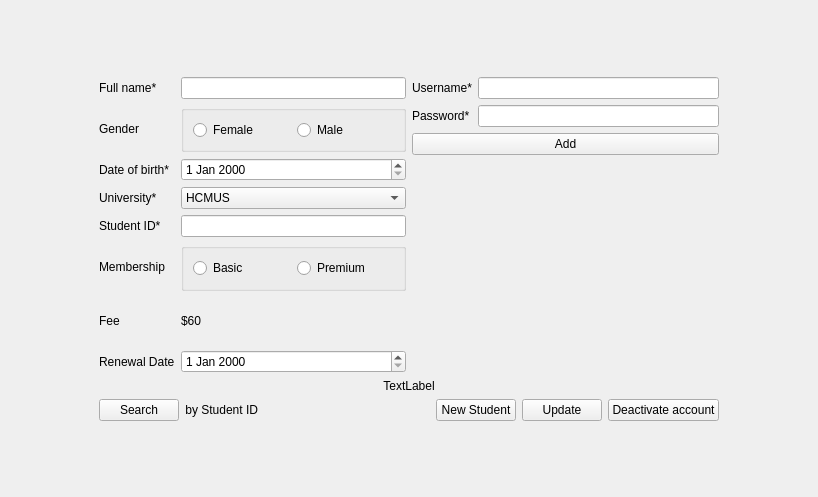
<?xml version="1.0" encoding="UTF-8"?>
<ui version="4.0">
 <class>ModifyUserWidget</class>
 <widget class="QWidget" name="ModifyUserWidget">
  <property name="geometry">
   <rect>
    <x>0</x>
    <y>0</y>
    <width>818</width>
    <height>497</height>
   </rect>
  </property>
  <property name="windowTitle">
   <string>Form</string>
  </property>
  <layout class="QGridLayout" name="gridLayout_4" rowstretch="0,0,0" columnstretch="1,7,1" columnminimumwidth="0,1,0">
   <item row="0" column="1">
    <spacer name="verticalSpacer_2">
     <property name="orientation">
      <enum>Qt::Vertical</enum>
     </property>
     <property name="sizeHint" stdset="0">
      <size>
       <width>20</width>
       <height>45</height>
      </size>
     </property>
    </spacer>
   </item>
   <item row="1" column="0">
    <spacer name="horizontalSpacer_3">
     <property name="orientation">
      <enum>Qt::Horizontal</enum>
     </property>
     <property name="sizeHint" stdset="0">
      <size>
       <width>212</width>
       <height>20</height>
      </size>
     </property>
    </spacer>
   </item>
   <item row="1" column="1">
    <layout class="QGridLayout" name="gridLayout_3">
     <item row="0" column="0" rowspan="2">
      <layout class="QGridLayout" name="gridLayout">
       <item row="0" column="0">
        <widget class="QLabel" name="label_22">
         <property name="text">
          <string>Full name*</string>
         </property>
        </widget>
       </item>
       <item row="0" column="1">
        <widget class="QLineEdit" name="txtName"/>
       </item>
       <item row="1" column="0">
        <widget class="QLabel" name="label_20">
         <property name="text">
          <string>Gender</string>
         </property>
        </widget>
       </item>
       <item row="1" column="1">
        <widget class="QGroupBox" name="groupBox_6">
         <property name="title">
          <string/>
         </property>
         <layout class="QHBoxLayout" name="horizontalLayout_8">
          <item>
           <widget class="QRadioButton" name="rdbFemale">
            <property name="text">
             <string>Female</string>
            </property>
           </widget>
          </item>
          <item>
           <widget class="QRadioButton" name="rdbMale">
            <property name="text">
             <string>Male</string>
            </property>
           </widget>
          </item>
         </layout>
        </widget>
       </item>
       <item row="2" column="0">
        <widget class="QLabel" name="label_17">
         <property name="text">
          <string>Date of birth*</string>
         </property>
        </widget>
       </item>
       <item row="2" column="1">
        <widget class="QDateEdit" name="edtDateOfBirth"/>
       </item>
       <item row="3" column="0">
        <widget class="QLabel" name="label_18">
         <property name="text">
          <string>University*</string>
         </property>
        </widget>
       </item>
       <item row="4" column="0">
        <widget class="QLabel" name="label_19">
         <property name="text">
          <string>Student ID*</string>
         </property>
        </widget>
       </item>
       <item row="4" column="1">
        <widget class="QLineEdit" name="txtSID"/>
       </item>
       <item row="5" column="0">
        <widget class="QLabel" name="label_23">
         <property name="text">
          <string>Membership</string>
         </property>
        </widget>
       </item>
       <item row="5" column="1">
        <widget class="QGroupBox" name="groupBox_5">
         <property name="title">
          <string/>
         </property>
         <layout class="QHBoxLayout" name="horizontalLayout_7">
          <item>
           <widget class="QRadioButton" name="rdbBasic">
            <property name="text">
             <string>Basic</string>
            </property>
           </widget>
          </item>
          <item>
           <widget class="QRadioButton" name="rdbPremium">
            <property name="text">
             <string>Premium</string>
            </property>
           </widget>
          </item>
         </layout>
        </widget>
       </item>
       <item row="6" column="0">
        <widget class="QLabel" name="label_21">
         <property name="text">
          <string>Fee</string>
         </property>
        </widget>
       </item>
       <item row="6" column="1">
        <widget class="QLabel" name="lblFee">
         <property name="text">
          <string>$60</string>
         </property>
        </widget>
       </item>
       <item row="7" column="0">
        <widget class="QLabel" name="label_25">
         <property name="text">
          <string>Renewal Date</string>
         </property>
        </widget>
       </item>
       <item row="7" column="1">
        <widget class="QDateEdit" name="edtRenewalDate"/>
       </item>
       <item row="3" column="1">
        <widget class="QComboBox" name="cbbUni">
         <item>
          <property name="text">
           <string>HCMUS</string>
          </property>
         </item>
         <item>
          <property name="text">
           <string>HCMUT</string>
          </property>
         </item>
         <item>
          <property name="text">
           <string>USSH</string>
          </property>
         </item>
         <item>
          <property name="text">
           <string>IU</string>
          </property>
         </item>
         <item>
          <property name="text">
           <string>UEL</string>
          </property>
         </item>
         <item>
          <property name="text">
           <string>UIT</string>
          </property>
         </item>
         <item>
          <property name="text">
           <string>HCMUTE</string>
          </property>
         </item>
        </widget>
       </item>
      </layout>
     </item>
     <item row="0" column="1">
      <layout class="QGridLayout" name="gridLayout_2" columnstretch="0,2" columnminimumwidth="0,2">
       <item row="0" column="0">
        <widget class="QLabel" name="label_26">
         <property name="text">
          <string>Username*</string>
         </property>
        </widget>
       </item>
       <item row="0" column="1">
        <widget class="QLineEdit" name="txtUsername"/>
       </item>
       <item row="1" column="0">
        <widget class="QLabel" name="label_27">
         <property name="text">
          <string>Password*</string>
         </property>
        </widget>
       </item>
       <item row="1" column="1">
        <widget class="QLineEdit" name="txtPassword">
         <property name="echoMode">
          <enum>QLineEdit::Password</enum>
         </property>
        </widget>
       </item>
       <item row="2" column="0" colspan="2">
        <widget class="QPushButton" name="btnAdd">
         <property name="text">
          <string>Add</string>
         </property>
        </widget>
       </item>
      </layout>
     </item>
     <item row="1" column="1">
      <spacer name="verticalSpacer_3">
       <property name="orientation">
        <enum>Qt::Vertical</enum>
       </property>
       <property name="sizeHint" stdset="0">
        <size>
         <width>20</width>
         <height>218</height>
        </size>
       </property>
      </spacer>
     </item>
     <item row="2" column="0" colspan="2">
      <widget class="QLabel" name="lblStt">
       <property name="text">
        <string>TextLabel</string>
       </property>
       <property name="alignment">
        <set>Qt::AlignCenter</set>
       </property>
      </widget>
     </item>
     <item row="3" column="0" colspan="2">
      <layout class="QHBoxLayout" name="horizontalLayout_9">
       <item>
        <widget class="QPushButton" name="btnSearch">
         <property name="text">
          <string>Search</string>
         </property>
        </widget>
       </item>
       <item>
        <widget class="QLabel" name="label_24">
         <property name="text">
          <string>by Student ID</string>
         </property>
         <property name="alignment">
          <set>Qt::AlignRight|Qt::AlignTrailing|Qt::AlignVCenter</set>
         </property>
        </widget>
       </item>
       <item>
        <spacer name="horizontalSpacer_5">
         <property name="orientation">
          <enum>Qt::Horizontal</enum>
         </property>
         <property name="sizeHint" stdset="0">
          <size>
           <width>40</width>
           <height>20</height>
          </size>
         </property>
        </spacer>
       </item>
       <item>
        <widget class="QPushButton" name="btnNew">
         <property name="text">
          <string>New Student</string>
         </property>
        </widget>
       </item>
       <item>
        <widget class="QPushButton" name="btnUpdate">
         <property name="text">
          <string>Update</string>
         </property>
        </widget>
       </item>
       <item>
        <widget class="QPushButton" name="btnDeactivate">
         <property name="text">
          <string>Deactivate account</string>
         </property>
        </widget>
       </item>
      </layout>
     </item>
    </layout>
   </item>
   <item row="1" column="2">
    <spacer name="horizontalSpacer_4">
     <property name="orientation">
      <enum>Qt::Horizontal</enum>
     </property>
     <property name="sizeHint" stdset="0">
      <size>
       <width>211</width>
       <height>20</height>
      </size>
     </property>
    </spacer>
   </item>
   <item row="2" column="1">
    <spacer name="verticalSpacer">
     <property name="orientation">
      <enum>Qt::Vertical</enum>
     </property>
     <property name="sizeHint" stdset="0">
      <size>
       <width>20</width>
       <height>44</height>
      </size>
     </property>
    </spacer>
   </item>
  </layout>
 </widget>
 <tabstops>
  <tabstop>txtName</tabstop>
  <tabstop>rdbFemale</tabstop>
  <tabstop>rdbMale</tabstop>
  <tabstop>edtDateOfBirth</tabstop>
  <tabstop>cbbUni</tabstop>
  <tabstop>txtSID</tabstop>
  <tabstop>rdbBasic</tabstop>
  <tabstop>rdbPremium</tabstop>
  <tabstop>edtRenewalDate</tabstop>
  <tabstop>txtUsername</tabstop>
  <tabstop>txtPassword</tabstop>
  <tabstop>btnAdd</tabstop>
  <tabstop>btnSearch</tabstop>
  <tabstop>btnUpdate</tabstop>
  <tabstop>btnDeactivate</tabstop>
 </tabstops>
 <resources/>
 <connections/>
</ui>
